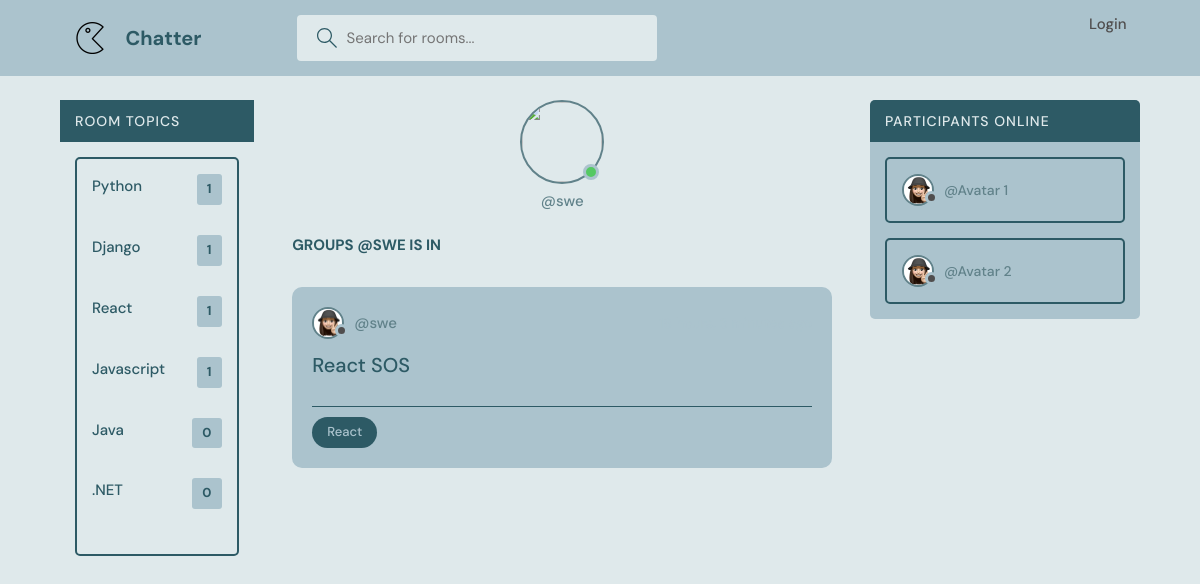
Screenshot of /profile/6/ with the database file from the repository.
### base/models.py (models this page shows, shortened)
class Topic(models.Model):
    name = models.CharField(max_length=100)

class Room(models.Model):
    host = models.ForeignKey(User, on_delete=models.SET_NULL, null = True)
    topic= models.ForeignKey(Topic, on_delete=models.SET_NULL, null = True)
    name = models.CharField(max_length =200) # specify the attribute and its value
    description = models.TextField(null = True, blank = True) # by default null is set to False. Null = true means description can be blank. Null is for database and blank is for the form
    participants = models.ManyToManyField(User, related_name='participants', blank=True)
    updated = models.DateTimeField(auto_now = True) #snapshot every time we save
    created = models.DateTimeField(auto_now_add = True) #snapshot the first time we add it
    class Meta:
        ordering = ['-updated', '-created']

### base/views.py (the view)
# urls.py: path('profile/<str:pk>/', views.userProfile, name="user-profile"),
def userProfile(request,pk):
    user = User.objects.get(id=pk)
    rooms = user.room_set.all()
    room_message = user.message_set.all()
    topics = Topic.objects.all()
    context= {'user': user, 'rooms':rooms, 'topics':topics}
    return render(request, 'base/profile.html', context)

### base/templates/base/profile.html (shortened to what this page needs)
{% extends 'main.html' %}
{% load static %}
{% block content %}
<main class="profile-page layout layout--3">
  <div class="container">
    {% include 'base/topics_component.html' %}
    <div class="roomList">
      <div class="profile">
        <div class="profile__avatar">
          <div class="avatar avatar--large active">
            <img src="" />
          </div>
        </div>
        <div class="profile__info">
          <p>@{{user.username}}</p>
        </div>
        <div class="profile__about">
          <h3> Groups @{{user.username}} is in </h3>
        </div>
      </div>
      {% include 'base/feed_component.html' %}
    </div>
    <div class="activities">
      <div class="activities__header">
        <h2>Participants online</h2>
      </div>
      <div class="activities__box">
        <div class="activities__boxHeader roomListRoom__header">
          <a href="profile.html" class="roomListRoom__author">
            <div class="avatar avatar--small">
              <img src="static/images/avatar1.png" />
            </div>
            <p>
              @Avatar 1
            </p>
          </a>
        </div>
      </div>
      <div class="activities__box">
        <div class="activities__boxHeader roomListRoom__header">
          <a href="profile.html" class="roomListRoom__author">
            <div class="avatar avatar--small">
              <img src="static/images/avatar1.png" />
            </div>
            <p>
              @Avatar 2
            </p>
          </a>
        </div>
      </div>
    </div>
  </div>
</main>
{% endblock content %}

### base/templates/base/topics_component.html (shortened to what this page needs)
<div class="topics">
  <div class="activities__header">
    <h2> Room topics </h2>
  </div>
  <div class="activities__box">
    <ul class="topics__list">
            {% for topic in topics %}
            <li>
                <a href="{% url 'home' %}?q={{topic.name}}">{{topic.name}}<span>{{topic.room_set.all.count}}</span></a>
      </li>
      {% endfor %}
    </ul>
  </div>
</div>

### base/templates/base/feed_component.html (shortened to what this page needs)
{% for room in rooms %}
<div class="roomListRoom">
    <div class="roomListRoom__header">
        <a href="{% url 'user-profile' room.host.id %}" class="roomListRoom__author">
            <div class="avatar avatar--small">
                <img src="static/images/avatar1.png" />
            </div>
            <span>
                @{{room.host.username}}
            </span>
        </a>
        <div class="roomListRoom__actions">
            <span> {{room.created | timesince }} ago</span>
        </div>
    </div>
    <div class="roomListRoom__content">
        <a href="{% url 'room' room.id %}">{{room.name}}</a>
    </div>
    <div class="roomListRoom__meta">
        <p class="roomListRoom__topic">{{room.topic.name}}</p>
    </div>
</div>
{% endfor %}

### static/styles/style.css (style rules this page uses)
:root { --color-main: #61828A; --color-dark: #abc3cd; --color-dark-medium: #2d5a65; --color-dark-light: #2d5a65; --color-light: #DfE9Eb; --color-gray: #504e4e; --color-light-gray:#abc3cd; --color-bg: #DfE9Eb; --color-success: #55c963; --color-error: #fc4b0b; }
* { font-family: "DM Sans", -apple-system, BlinkMacSystemFont, "Segoe UI", Roboto, Oxygen, Ubuntu, Cantarell, "Open Sans", "Helvetica Neue", sans-serif; margin: 0; padding: 0; box-sizing: border-box; text-rendering: optimizeLegibility; color: inherit; font-size: inherit; }
html { font-size: 56.25%; }
@media only screen and (min-width: 1200px) { html { font-size: 62.5%; } }
body { line-height: 1.6; font-weight: 400; font-size: 1.5rem; color: var(--color-light-gray); background-color: var(--color-bg); min-height: 100vh; }
img { width: 100%; }
a { display: inline-block; color: var(--color-main); text-decoration: none; }
.container { max-width: 120rem; width: 90%; margin: auto; }
.avatar { position: relative; display: inline-block; border-radius: 50%; border: 2px solid var(--color-main); }
.avatar img { display: block; border-radius: 50%; object-fit: cover; object-position: center; }
.avatar::after { content: ""; display: block; position: absolute; background-color: var(--color-gray); z-index: 111; border-radius: 50%; border: 0.3rem solid var(--color-dark); }
.avatar.active::after { background-color: var(--color-success); }
.avatar.avatar--small img { width: 2.8rem; height: 2.8rem; }
.avatar.avatar--small:after { width: 0.7rem; height: 0.7rem; bottom: 0px; right: -6px; }
.avatar.avatar--large img { display: block; width: 8rem; height: 8rem; border-radius: 50%; }
.avatar.avatar--large:after { width: 1rem; height: 1rem; bottom: 2px; right: 3.5px; }
.layout { margin-top: 2.4rem; }
.layout > .container { display: flex; justify-content: space-between; align-items: flex-start; }
.layout--3 > .container > div:first-child { flex-basis: 18%; max-width: 22.5rem; }
.layout--3 > .container > div:nth-child(2) { flex-basis: 50%; }
.layout--3 > .container > div:last-child { flex-basis: 25%; }
.topics__list { list-style: none; }
.topics__list li a { display: flex; justify-content: space-between; margin-bottom: 3rem; font-weight: 500; color: var(--color-dark-light); transition: all 0.3s ease-in-out; }
.topics__list li a span { padding: 0.5rem 1rem; background-color: var(--color-dark); border-radius: 3px; font-size: 1.3rem; font-weight: 700; letter-spacing: 1px; }
.roomListRoom { margin-bottom: 2.4rem; background-color: var(--color-dark); border-radius: 1rem; padding: 2rem; }
.roomListRoom__header { display: flex; justify-content: space-between; align-items: center; }
.roomListRoom__author { font-weight: 500; display: flex; align-items: center; gap: 1rem; }
.roomListRoom__actions { display: flex; align-items: flex-start; gap: 1rem; position: relative; }
.roomListRoom__actions span { font-size: 1.4rem; font-weight: 500; }
.roomListRoom__content { margin: 1rem 0; }
.roomListRoom__content a { font-size: 2rem; font-weight: 500; margin-bottom: 1.5rem; color: var(--color-dark-medium); transition: all 0.3s ease-in-out; }
.roomListRoom__meta { border-top: 1px solid var(--color-dark-medium); padding-top: 1rem; display: flex; align-items: center; justify-content: space-between; }
.roomListRoom__topic { padding: 5px 1.5rem; background-color: var(--color-dark-medium); border-radius: 5rem; font-weight: 500; font-size: 1.3rem; }
.activities { background: var(--color-dark); border-radius: 5px; overflow: hidden; }
.activities__header h2 { background-color: var(--color-dark-medium); text-transform: uppercase; font-weight: 500; padding: 1rem 1.5rem; color: var(--color-light); letter-spacing: 1px; font-size: 1.4rem; }
.activities__box { margin: 1.5rem; padding: 1.5rem; border: 2px solid var(--color-dark-medium); border-radius: 5px; }
.activities__boxHeader p { font-size: 1.4rem; line-height: 1.3; }
.profile { margin-bottom: 3rem; }
.profile__avatar { text-align: center; }
.profile__info { text-align: center; }
.profile__info p { color: var(--color-main); font-weight: 500; margin-bottom: 1rem; }
.profile__about { margin-top: 2rem; }
.profile__about h3 { text-transform: uppercase; color: var(--color-dark-light); margin-bottom: 0.5rem; }

### rows the page displays
Topic: name "Python", room_set.all.count "1"
Topic: name "Django", room_set.all.count "1"
Topic: name "React", room_set.all.count "1"
Topic: name "Javascript", room_set.all.count "1"
Topic: name "Java", room_set.all.count "0"
Topic: name ".NET", room_set.all.count "0"
Room: host.username "swe", name "React SOS", topic.name "React"

### other values shown
{{ user.username }} "swe"
{{ user.username }} "SWE"
